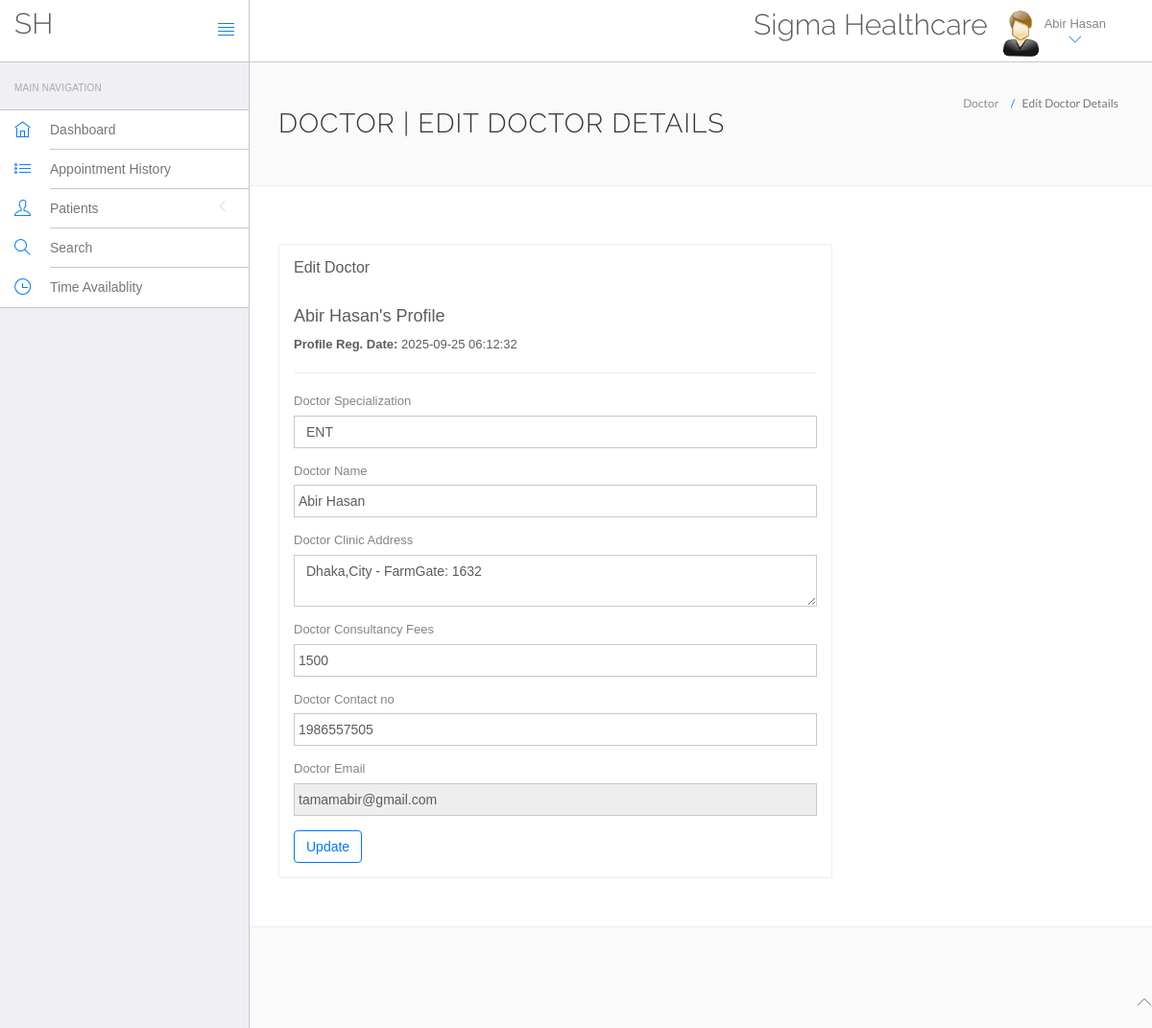
The page /hms/doctor/edit-profile.php (signed in) on the database its author committed.
### tables this page shows
CREATE TABLE `doctors` (
  `id` int NOT NULL,
  `specilization` varchar(255) DEFAULT NULL,
  `doctorName` varchar(255) DEFAULT NULL,
  `experience` varchar(255) DEFAULT NULL,
  `address` longtext,
  `docFees` varchar(255) DEFAULT NULL,
  `doctors_address` varchar(100) DEFAULT NULL,
  `contactno` bigint DEFAULT NULL,
  `docEmail` varchar(255) DEFAULT NULL,
  `password` varchar(255) DEFAULT NULL,
  `creationDate` timestamp NULL DEFAULT CURRENT_TIMESTAMP,
  `updationDate` timestamp NULL DEFAULT NULL ON UPDATE CURRENT_TIMESTAMP,
  `status` varchar(255) DEFAULT NULL,
  `certificate` varchar(1000) DEFAULT NULL
);

### hms/doctor/edit-profile.php (the view, shortened to what this page needs)
<?php
include('include/config.php');
if(strlen($_SESSION['id']==0)) {
 header('location:logout.php');
  } else{
?>
<!DOCTYPE html>
<html lang="en">
	<head>
		<link rel="stylesheet" href="vendor/bootstrap/css/bootstrap.min.css">
		<link rel="stylesheet" href="vendor/fontawesome/css/font-awesome.min.css">
		<link rel="stylesheet" href="vendor/themify-icons/themify-icons.min.css">
		<link href="vendor/animate.css/animate.min.css" rel="stylesheet" media="screen">
		<link href="vendor/perfect-scrollbar/perfect-scrollbar.min.css" rel="stylesheet" media="screen">
		<link href="vendor/switchery/switchery.min.css" rel="stylesheet" media="screen">
		<link href="vendor/bootstrap-touchspin/jquery.bootstrap-touchspin.min.css" rel="stylesheet" media="screen">
		<link href="vendor/select2/select2.min.css" rel="stylesheet" media="screen">
		<link href="vendor/bootstrap-datepicker/bootstrap-datepicker3.standalone.min.css" rel="stylesheet" media="screen">
		<link href="vendor/bootstrap-timepicker/bootstrap-timepicker.min.css" rel="stylesheet" media="screen">
		<link rel="stylesheet" href="assets/css/styles.css">
		<link rel="stylesheet" href="assets/css/plugins.css">
		<link rel="stylesheet" href="assets/css/themes/theme-1.css" id="skin_color" />
	</head>
	<body>
		<div id="app">
<?php include('include/sidebar.php');?>
			<div class="app-content">
				<?php include('include/header.php');?>
				<div class="main-content" >
					<div class="wrap-content container" id="container">
						<section id="page-title">
							<div class="row">
								<div class="col-sm-8">
									<h1 class="mainTitle">Doctor | Edit Doctor Details</h1>
																	</div>
								<ol class="breadcrumb">
									<li>
										<span>Doctor</span>
									</li>
									<li class="active">
										<span>Edit Doctor Details</span>
									</li>
								</ol>
							</div>
						</section>
						<div class="container-fluid container-fullw bg-white">
							<div class="row">
								<div class="col-md-12">
									<div class="row margin-top-30">
										<div class="col-lg-8 col-md-12">
											<div class="panel panel-white">
												<div class="panel-heading">
													<h5 class="panel-title">Edit Doctor</h5>
												</div>
												<div class="panel-body">
									<?php
$did=$_SESSION['dlogin'];
$sql=mysqli_query($con,"select * from doctors where docEmail='$did'");
while($data=mysqli_fetch_array($sql))
{
?>
<h4><?php echo htmlentities($data['doctorName']);?>'s Profile</h4>
<p><b>Profile Reg. Date: </b><?php echo htmlentities($data['creationDate']);?></p>
<hr />
													<form role="form" name="adddoc" method="post" onSubmit="return valid();">
														<div class="form-group">
															<label for="DoctorSpecialization">
																Doctor Specialization
															</label>
							<select name="Doctorspecialization" class="form-control" required="required">
					<option value="<?php echo htmlentities($data['specilization']);?>">
					<?php echo htmlentities($data['specilization']);?></option>
															</select>
														</div>
<div class="form-group">
															<label for="doctorname">
																 Doctor Name
															</label>
	<input type="text" name="docname" class="form-control" value="<?php echo htmlentities($data['doctorName']);?>" >
														</div>
<div class="form-group">
															<label for="address">
																 Doctor Clinic Address
															</label>
					<textarea name="clinicaddress" class="form-control"><?php echo htmlentities($data['address']);?></textarea>
														</div>
<div class="form-group">
															<label for="fess">
																 Doctor Consultancy Fees
															</label>
		<input type="text" name="docfees" class="form-control" required="required"  value="<?php echo htmlentities($data['docFees']);?>" >
														</div>
<div class="form-group">
									<label for="fess">
																 Doctor Contact no
															</label>
					<input type="text" name="doccontact" class="form-control" required="required"  value="<?php echo htmlentities($data['contactno']);?>">
														</div>
<div class="form-group">
									<label for="fess">
																 Doctor Email
															</label>
					<input type="email" name="docemail" class="form-control"  readonly="readonly"  value="<?php echo htmlentities($data['docEmail']);?>">
														</div>
														<?php } ?>
														<button type="submit" name="submit" class="btn btn-o btn-primary">
															Update
														</button>
													</form>
												</div>
											</div>
										</div>
											</div>
										</div>
								</div>
					</div>
				</div>
			</div>
	<?php include('include/footer.php');?>
		</div>
	</body>
</html>
<?php } ?>

### hms/doctor/include/header.php (shortened to what this page needs)
<header class="navbar navbar-default navbar-static-top">
					<div class="navbar-header">
						<a class="navbar-brand" href="#">
							<h2 style="padding-top:20% ">SH</h2>
						</a>
						<a href="#" class="sidebar-toggler pull-right visible-md visible-lg" data-toggle-class="app-sidebar-closed" data-toggle-target="#app">
							<i class="ti-align-justify"></i>
						</a>
					</div>
					<div class="navbar-collapse collapse">
						<ul class="nav navbar-right">
								<li  style="padding-top:2% ">
								<h2>Sigma Healthcare</h2>
							</li>
							<li class="dropdown current-user">
								<a href class="dropdown-toggle" data-toggle="dropdown">
									<img src="assets/images/images.jpg" > <span class="username">
									<?php $query=mysqli_query($con,"select doctorName from doctors where id='".$_SESSION['id']."'");
while($row=mysqli_fetch_array($query))
{
	echo $row['doctorName'];
}
									?> <i class="ti-angle-down"></i></i></span>
								</a>
							</li>
						</ul>
					</div>
				</header>

### hms/doctor/assets/css/themes/theme-1.css (style rules this page uses)
body { background: #FAFAFA; }
header .navbar-header { background: #ffffff !important; border-right-color: #c8c7cc !important; border-bottom-color: #c8c7cc !important; }
header .navbar-header .sidebar-toggler, header .navbar-header .sidebar-mobile-toggler { color: #007aff !important; }
header .navbar-header .navbar-brand { color: #777 !important; }
header .navbar-collapse { background: #ffffff !important; border-bottom-color: #c8c7cc !important; box-shadow: none !important; }
header .navbar-collapse .navbar-right > li > a { color: #777; }
header .navbar-collapse .navbar-right > li > a i { color: #007aff !important; }

### rows shown on the page
doctors: doctorName "Abir Hasan", creationDate "2025-09-25 06:12:32", Doctorspecialization "ENT", docname "Abir Hasan", clinicaddress "Dhaka,City - FarmGate: 1632", docfees "1500", doccontact "1986557505", docemail "tamamabir@gmail.com"
